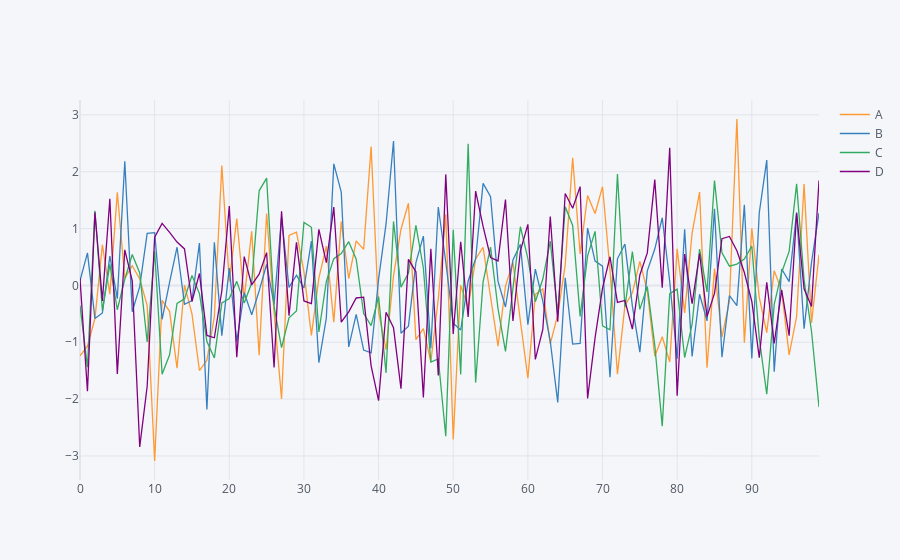

Notebook code for this chart:
### Markdown cell above
### Line Plot

### Code cell
# Offline Mode 
df.iplot()
